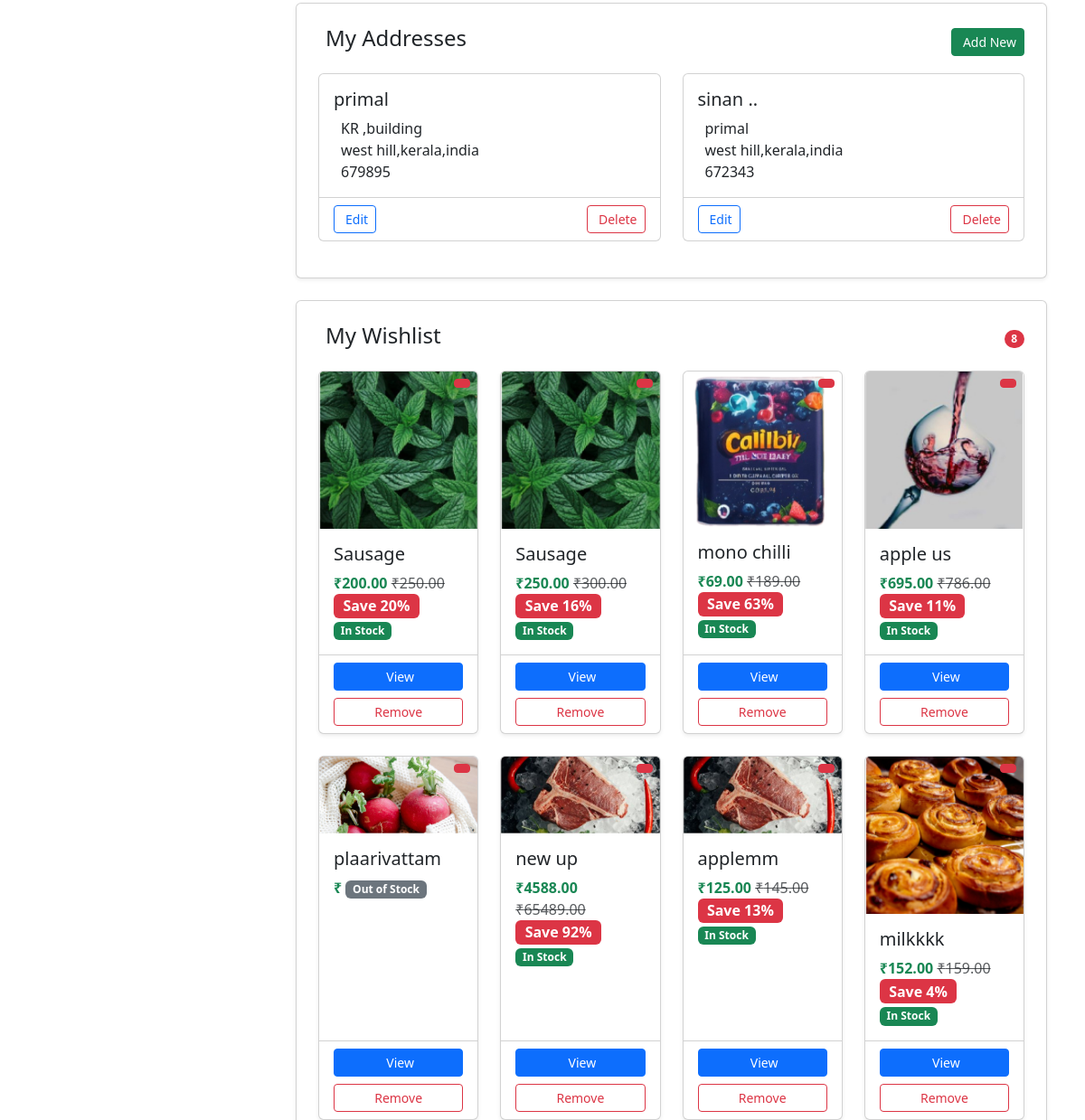
/accounts/profile/ (signed in, middle part), run on an earlier commit of the app's database.
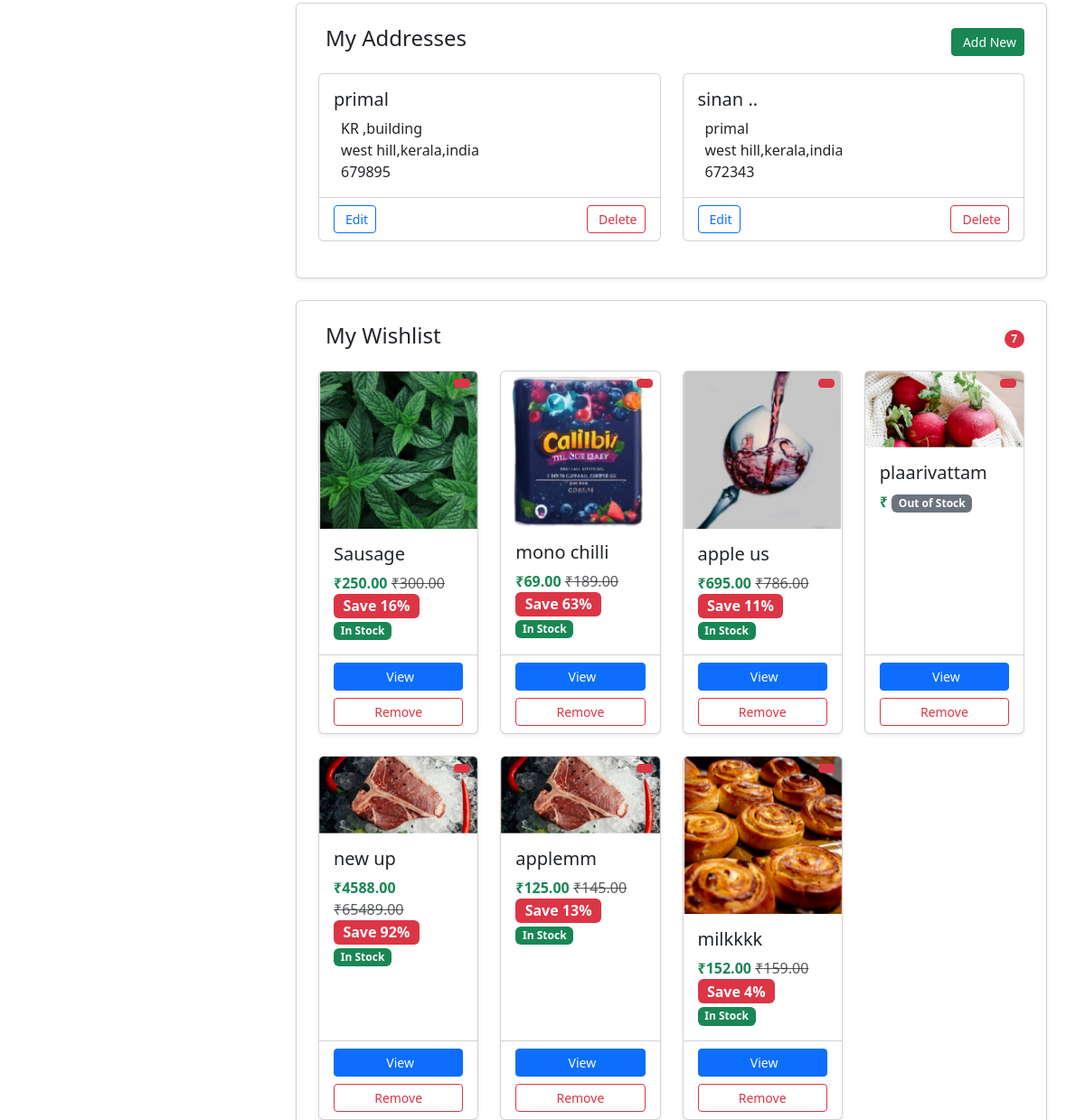
And on a later commit of the database.
### accounts/models.py (models this page shows, shortened)
class Address(models.Model):
    user = models.ForeignKey(User, on_delete=models.CASCADE, related_name='addresses')
    full_name = models.CharField(max_length=100)
    phone = models.CharField(max_length=20)
    address_line = models.TextField()
    city = models.CharField(max_length=50)
    postal_code = models.CharField(max_length=10)
    state=models.CharField(max_length=50)
    country = models.CharField(max_length=50)
    is_default = models.BooleanField(default=False)

class Wishlist(models.Model):
    user = models.ForeignKey(User, on_delete=models.CASCADE)
    product = models.ForeignKey(Product, on_delete=models.CASCADE)
    variant = models.ForeignKey(ProductVariant, null=True, blank=True, on_delete=models.CASCADE)
    added_at = models.DateTimeField(auto_now_add=True)
    class Meta:
        unique_together = ('user', 'product', 'variant')

### shop/models.py (models this page shows, shortened)
class Product(models.Model):
    category = models.ForeignKey(Category, on_delete=models.CASCADE, related_name='products')
    name = models.CharField(max_length=255)
    slug = models.SlugField(unique=True ,blank=True)
    description = models.TextField()
    price = models.DecimalField(max_digits=10, decimal_places=2)
    discount_price = models.DecimalField(max_digits=10, decimal_places=2, null=True, blank=True)
    image = models.ImageField(upload_to='products/')
    is_featured = models.BooleanField(default=False)
    sold_count = models.PositiveIntegerField(default=0)
    created_at = models.DateTimeField(auto_now_add=True)
    views = models.PositiveIntegerField(default=1)
    available = models.BooleanField(default=True)
    stock = models.PositiveIntegerField(default=0)

class ProductVariant(models.Model):
    product = models.ForeignKey(Product, on_delete=models.CASCADE, related_name='variants')
    values = models.ManyToManyField(VariantValue)
    price = models.DecimalField(max_digits=10, decimal_places=2)
    discount_price = models.DecimalField(max_digits=10, decimal_places=2, null=True, blank=True)
    stock = models.IntegerField()
    sku = models.CharField(max_length=50, unique=True, blank=True)
    image = models.ImageField(upload_to='variants/', null=True, blank=True)
    sold_count = models.IntegerField(default=0)
    @property
    def get_discount_percentage(self):
        if self.discount_price:
            return int(100 - (self.discount_price / self.price * 100))
        return 0

### accounts/views.py (the view)
# urls.py: path('profile/', views.profile_view, name='profile'),
@login_required
def profile_view(request):
    user = request.user
    cart = Cart.objects.filter(user=user).first()
    addresses = Address.objects.filter(user=user)
    cart_items = cart.items.select_related('product') if cart else []
    total_price = sum(item.total_price for item in cart_items)
    wishlist = Wishlist.objects.filter(user=user).select_related('product', 'variant')
    reviews = Review.objects.filter(user=user).select_related('product').order_by('-created_at')
    orders = Order.objects.filter(user=user).order_by('-created_at')
    return render(request, 'accounts/profile.html', {
        'cart_items': cart_items,
        'total_price': total_price,
        'reviews': reviews,
        'addresses': addresses,
        'wishlist': wishlist,
        'orders': orders,
    })

### shop/models.py (called while the page is built)
    @property
    def total_price(self):
        if self.variant:
            if self.variant.discount_price:
                return self.variant.discount_price * self.quantity
            return self.variant.price * self.quantity
        elif self.product.discount_price:
            return self.product.discount_price * self.quantity
        return self.product.price * self.quantity

### accounts/templates/accounts/profile.html (shortened to what the changed rows need)
{% extends 'shop/base.html' %}
{% block content %}
<div class="container py-5">
  <div class="row">
    <div class="col-md-9">
      <div id="address-section" class="card shadow-sm p-4 mb-4">
        {% if addresses %}
          <div class="row">
            {% for address in addresses %}
              <div class="col-md-6 mb-3">
                <div class="card h-100 {% if address.is_default %}border-primary{% endif %}">
                  <div class="card-body">
                    <h5 class="card-title">{{ address.full_name }}</h5>
                    <p class="card-text">
                       {{ address.address_line  }}<br>
                      {{ address.city }},{{ address.state }},{{ address.country }}<br>
                      {{ address.postal_code }}
                    </p>
                  </div>
                  <div class="card-footer bg-transparent d-flex justify-content-between">
                    <a href="{% url 'accounts:edit_address' address.pk %}?next={{ request.path }}" class="btn btn-sm btn-outline-primary">
   Edit
</a>
                    <a href="{% url 'accounts:delete_address' address.pk %}"
                       class="btn btn-sm btn-outline-danger"
                       onclick="return confirm('Are you sure you want to delete this address?');">
                       Delete
                    </a>
                  </div>
                </div>
              </div>
            {% endfor %}
          </div>
        {% endif %}
      </div>
      <div id="wishlist-section" class="card shadow-sm p-4 mb-4">
        <div class="d-flex justify-content-between align-items-center mb-3">
          <h4>My Wishlist</h4>
          <span class="badge bg-danger rounded-pill">{{ wishlist.count }}</span>
        </div>
        {% if wishlist %}
          <div class="row">
            {% for item in wishlist %}
              <div class="col-lg-3 col-md-4 col-sm-6 mb-4">
                <div class="card h-100 shadow-sm">
                  <div class="position-relative">
                    <img src="{{ item.product.image.url }}" class="card-img-top" alt="{{ item.variant.product.name }}
">
                    <button class="btn btn-danger btn-sm position-absolute top-0 end-0 m-2"
                            onclick="removeFromWishlist({{ item.id }})">
                    </button>
                  </div>
                  <div class="card-body">
    <h5 class="card-title">{{ item.variant.name|default:item.product.name|truncatechars:30 }}</h5>
    {% if item.variant.discount_price %}
        <span class="card-text text-success fw-bold">
            ₹{{ item.variant.discount_price }}
        </span>
    {% else %}
        <span class="card-text text-success fw-bold">
            ₹{{ item.variant.price }}
        </span>
    {% endif %}
    {% if item.variant.price and item.variant.discount_price %}
        <span class="text-decoration-line-through text-muted me-3">
            ₹{{ item.variant.price }}
        </span>
        <span class="badge bg-danger fs-6">
            Save {{ item.variant.get_discount_percentage }}%
        </span>
    {% endif %}
    {% if item.variant.stock %}
        <span class="badge bg-success">In Stock</span>
    {% else %}
        <span class="badge bg-secondary">Out of Stock</span>
    {% endif %}
</div>
                  <div class="card-footer bg-transparent d-grid gap-2">
                  <a href="{% url 'shop:product_detail' item.product.slug %}" class="btn btn-sm btn-primary">
                     View
                  </a>
                  {% if item.product.stock %}
                    <form method="post" action="{% url 'accounts:remove_from_wishlist' item.product.id %}">
                      <button type="submit" class="btn btn-outline-danger btn-sm w-100">Remove</button>
                    </form>
                  {% else %}
                    <button type="button" class="btn btn-sm btn-secondary" disabled>
                      Out of Stock
                    </button>
                  {% endif %}
                </div>
                </div>
              </div>
            {% endfor %}
          </div>
        {% endif %}
      </div>
    </div>
  </div>
</div>
{% endblock %}

What changed in the data, as far as the page shows it:
removed Wishlist: product.image (picture), variant.name "Sausage", variant.discount_price "200.00", variant.price "250.00", variant.get_discount_percentage "20", shows "In Stock", shows "Remove"
Also different on the page:
{{ wishlist.count }}: "8" → "7"
